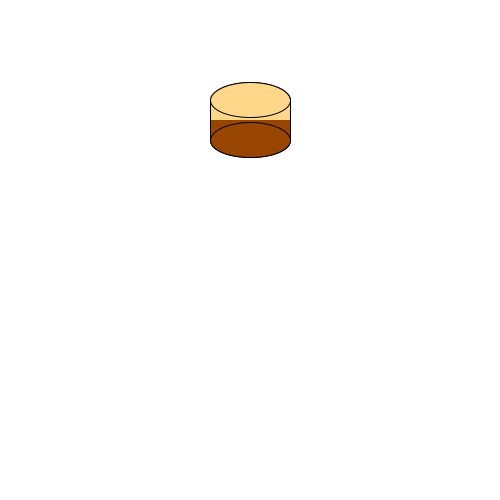
Frame 1 (no input)
Frame 60 (the mouse pressed at the canvas centre just before this capture): identical to frame 1, image omitted
Frame 120 (the mouse held since frame 60 and released just before this capture): identical to frame 1, image omitted

The Processing sketch that drew this single still picture (run headless with seeded random() and noise(); from frame 60 on, the mouse is pressed at the canvas centre):

// Processing sketch: processing_heranca
// ── processing_heranca.pde
BoloChocolate boloChoc = new BoloChocolate();
BoloAniversario boloAniv = new BoloAniversario();
BoloMisto boloMisto = new BoloMisto();
void setup() {
  size(500, 500);
}

void draw() {
  background(255);
  // Parte 1
  //boloChoc.preparar();
  
  //Parte 2
  //boloAniv.preparar();
  //boloAniv.adicionarCobertura();
  
  //Parte 3
  boloMisto.preparar();
}

// ── Bolo.pde
public class Bolo {  
  public void desenhar() {
    fill(#984502);
    ellipse(250, 140, 80, 35);
    noStroke();
    rect(210, 100, 80, 40);
    stroke(0);
    ellipse(250, 100, 80, 35);
    line(210, 100, 210, 140);
    line(290, 100, 290, 140);
  }
}

// ── BoloAniversario.pde
public class BoloAniversario extends BoloChocolate {
  
  public void adicionarCobertura() {
    setCor(#FFF5DB);
    noStroke();
    fill(#FF0000);
    ellipse(230, 90, 4, 4);
    fill(#FF00FF);
    ellipse(270, 110, 4, 4);
    fill(#00FFFF);
    ellipse(260, 105, 4, 4);
    fill(#FC9800);
    ellipse(230, 100, 4, 4);
    fill(#00FF00);
    ellipse(250, 130, 4, 4);
    fill(#0000FF);
    ellipse(230, 140, 4, 4);
    fill(#00FFFF);
    ellipse(280, 145, 4, 4);
    fill(#0000FF);
    ellipse(265, 90, 4, 4);
    fill(#FC9800);
    ellipse(220, 135, 4, 4);
  }
}

// ── BoloChocolate.pde
public class BoloChocolate {
  
  private int cor;
  
  public BoloChocolate() {
    this.cor = #984502;
  }
  
  protected void setCor(int cor) {
    this.cor = cor;
  }
  
  public void preparar() {
    stroke(0);
    fill(this.cor);
    ellipse(250, 140, 80, 35);
    noStroke();
    rect(210, 100, 80, 40);
    stroke(0);
    ellipse(250, 100, 80, 35);
    line(210, 100, 210, 140);
    line(290, 100, 290, 140);
  }
}

// ── BoloMisto.pde
public class BoloMisto extends BoloChocolate {
  
  private int cor;
  
  public BoloMisto() {
    this.cor = #984502;
  }
  
  protected void setCor(int cor) {
    this.cor = cor;
  }
  
  public void preparar() {
    super.preparar();
    stroke(0);
    fill(this.cor);
    ellipse(250, 140, 80, 35);
    noStroke();
    fill(#FFD78B);
    rect(210, 100, 80, 20);
    stroke(0);
    ellipse(250, 100, 80, 35);
    line(210, 100, 210, 140);
    line(290, 100, 290, 140);
  }
}
